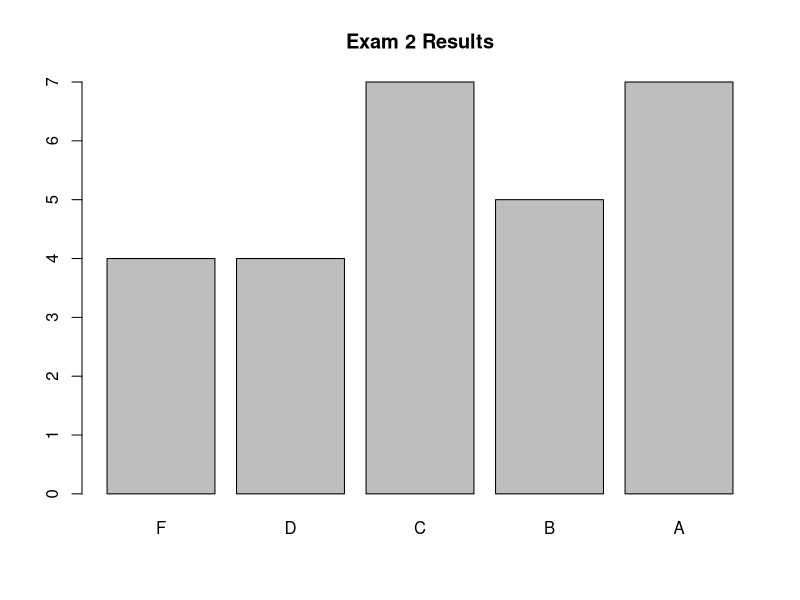

Write R code to recreate this figure. (Note: this script raises an error after producing the figure.)
## ---- chunk 1
points <- c(20, 25, 15, 15, 15, 15)
g <- data.frame(q1 = points[1] - c(0, 4,  6, 0, 0, 0, 0,  0,  4,  0, 0, 0,  0,  0,  0,  6,  0,  0,  0,  0, 0, 0, 0,  5, 0,  0,  0),
                q2 = points[2] - c(5, 8, 13, 3, 1, 3, 4, 15, 12,  4, 6, 5, 10, 14,  9, 12, 10,  3, 14, 15, 4, 2, 1,  7, 4,  3,  7),
                q3 = points[3] - c(2, 5, 12, 2, 0, 2, 0, 10,  8,  4, 2, 3,  5,  4, 10, 10,  3,  5,  5, 10, 4, 2, 4,  4, 1,  1,  5),
                q4 = points[4] - c(2, 3, 10, 7, 3, 3, 1,  4,  7, 15, 6, 7,  8,  7, 12, 13, 12,  4, 12,  8, 7, 0, 4, 10, 2,  5,  8),
                q5 = points[5] - c(3, 0,  9, 0, 0, 0, 8,  2,  8,  8, 2, 2,  2,  3,  0,  8,  0,  1,  8,  2, 0, 0, 0,  7, 0,  5,  0),
                q6 = points[6] - c(3, 8, 11, 8, 6, 1, 5,  2,  9,  6, 9, 8,  7,  6, 12,  5,  9,  0,  9,  8, 5, 8, 5,  7, 8, 15, 15))
g$grades <- rowSums(g)
summary(g$grades)

g$lgrades <- ifelse (g$grades<60, 'F', ifelse (g$grades<70, 'D', ifelse (g$grades<80, 'C', ifelse (g$grades<90, 'B', 'A'))))
g$lgrades <- factor(g$lgrades, c('F', 'D', 'C', 'B', 'A'))
barplot(table(g$lgrades))
title('Exam 2 Results')
## ---- chunk 2
g2 <- data.frame(question = c(rep('q1', length(g$q1)),
                              rep('q2', length(g$q2)),
                              rep('q3', length(g$q3)),
                              rep('q4', length(g$q4)),
                              rep('q5', length(g$q5)),
                              rep('q6', length(g$q6))),
                 score = 100*c(g$q1/points[1], g$q2/points[2], g$q3/points[3], g$q4/points[4], g$q5/points[5], g$q6/points[6]))
plot(g2$question, g2$score)
title('Individual Question Results')
